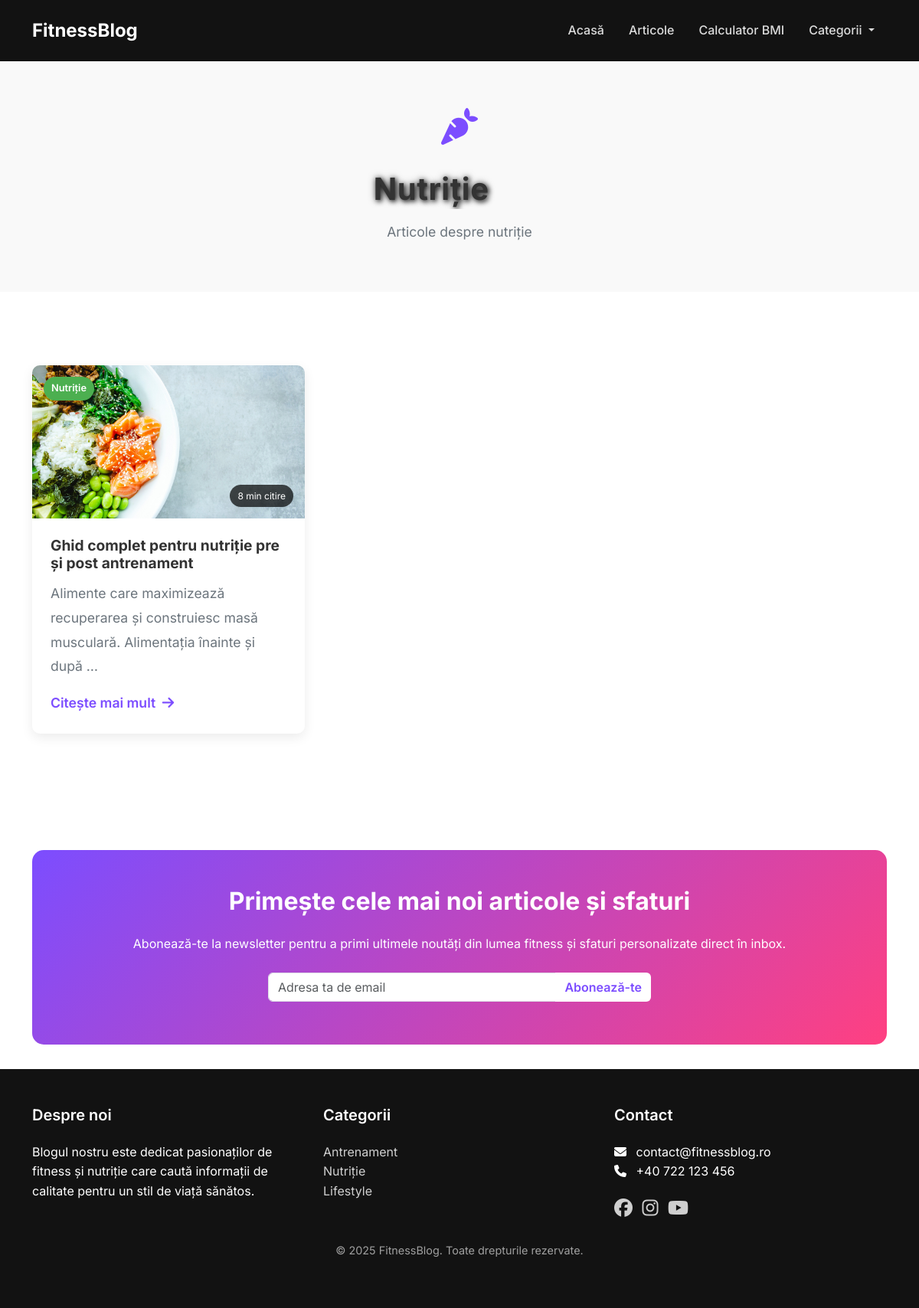
The page /categorie/nutritie/ on the database its author committed.
### blog/models.py (models this page shows, shortened)
class Category(models.Model):
    name = models.CharField(max_length=100)
    icon = models.CharField(max_length=50, blank=True, null=True)
    slug = models.SlugField(unique=True)
    description = models.TextField(blank=True, null=True)
    class Meta:
        verbose_name_plural = 'Categories'

class Article(models.Model):
    title = models.CharField(max_length=200)
    slug = models.SlugField(unique=True)
    content = models.TextField()
    featured_image = models.ImageField(upload_to='articles/')
    read_time = models.IntegerField(help_text="Timp de citire în minute")
    category = models.ForeignKey(Category, on_delete=models.CASCADE, related_name='articles')
    is_featured = models.BooleanField(default=False)
    created_at = models.DateTimeField(auto_now_add=True)
    updated_at = models.DateTimeField(auto_now=True)
    meta_description = models.TextField(blank=True, null=True)
    meta_keywords = models.CharField(max_length=255, blank=True, null=True)

### blog/views.py (the view)
# urls.py: path('categorie/<slug:slug>/', views.category_articles, name='category_articles'),
def category_articles(request, slug):
    category = get_object_or_404(Category, slug=slug)
    articles_list = category.articles.order_by('-created_at')
    paginator = Paginator(articles_list, 9)  # 9 articles per page
    page_number = request.GET.get('page')
    articles = paginator.get_page(page_number)
    adsense_locations = {
        ad.name: ad.ad_code for ad in AdSenseLocation.objects.filter(is_active=True)
    }
    context = {
        'category': category,
        'articles': articles,
        'adsense_locations': adsense_locations,
    }
    return render(request, 'blog/category_articles.html', context)

### blog/context_processors.py (called while the page is built)
def global_context(request):
    categories = Category.objects.all()
    adsense_locations = {
        ad.name: ad.ad_code for ad in AdSenseLocation.objects.filter(is_active=True)
    }
    return {
        'categories': categories,
        'adsense_locations': adsense_locations
    }

### templates/blog/category_articles.html (shortened to what this page needs)
{% extends 'blog/base.html' %}
{% load static %}
{% block content %}
<section class="category-header py-5">
    <div class="container">
        <div class="row">
            <div class="col-lg-8 mx-auto text-center">
                <div class="category-icon">
                    {% if category.icon %}
                    <i class="fas {{ category.icon }}"></i>
                    {% endif %}
                </div>
                <h1 class="category-title">{{ category.name }}</h1>
                {% if category.description %}
                <p class="category-description">{{ category.description }}</p>
                {% endif %}
            </div>
        </div>
    </div>
</section>
<section class="articles-grid-section py-5">
    <div class="container">
        <div class="row">
            {% for article in articles %}
            <div class="col-md-4 mb-4">
                <div class="article-card">
                    <div class="article-img">
                        <img src="{{ article.featured_image.url }}" alt="{{ article.title }}">
                        <div class="article-category {{ article.category.slug }}">{{ article.category.name }}</div>
                        <div class="article-time">{{ article.read_time }} min citire</div>
                    </div>
                    <div class="article-content">
                        <h3 class="article-title"><a href="{% url 'blog:article_detail' article.slug %}">{{ article.title }}</a></h3>
                        <p class="article-excerpt">{{ article.content|truncatechars:100 }}</p>
                        <a href="{% url 'blog:article_detail' article.slug %}" class="read-more">Citește mai mult <i class="fas fa-arrow-right ms-1"></i></a>
                    </div>
                </div>
            </div>
            {% empty %}
            <div class="col-12 text-center py-5">
                <p>Nu există articole în această categorie momentan.</p>
            </div>
            {% endfor %}
        </div>
    </div>
</section>
{% endblock %}

### templates/blog/base.html (shortened to what this page needs)
<!DOCTYPE html>
<html lang="ro">
<head>
    <link rel="stylesheet" href="https://cdnjs.cloudflare.com/ajax/libs/font-awesome/6.5.1/css/all.min.css">
    <link href="https://cdn.jsdelivr.net/npm/bootstrap@5.3.2/dist/css/bootstrap.min.css" rel="stylesheet">
    {% load static %}
    <link rel="stylesheet" href="{% static 'css/styles.css' %}">
</head>
<body>
    <header class="header">
        <nav class="navbar navbar-expand-lg navbar-dark">
            <div class="container">
                <a class="navbar-brand" href="{% url 'blog:home' %}">FitnessBlog</a>
                <div class="collapse navbar-collapse" id="navbarNav">
                    <ul class="navbar-nav ms-auto">
                        <li class="nav-item">
                            <a class="nav-link" href="{% url 'blog:home' %}">Acasă</a>
                        </li>
                        <li class="nav-item">
                            <a class="nav-link" href="{% url 'blog:all_articles' %}">Articole</a>
                        </li>
                        <li class="nav-item">
                            <a class="nav-link" href="{% url 'blog:bmi_calculator' %}">Calculator BMI</a>
                        </li>
                        <li class="nav-item dropdown">
                            <a class="nav-link dropdown-toggle" href="#" id="navbarDropdown" role="button" data-bs-toggle="dropdown" aria-expanded="false">
                                Categorii
                            </a>
                        </li>
                    </ul>
                </div>
            </div>
        </nav>
    </header>
    <main>
        {% block content %}{% endblock %}
    </main>
    <section class="newsletter-section">
        <div class="container">
            <div class="newsletter-container py-5 px-4">
                <div class="row">
                    <div class="col-lg-12 text-center">
                        <h2 class="section-title">Primește cele mai noi articole și sfaturi</h2>
                        <p class="mb-4">Abonează-te la newsletter pentru a primi ultimele noutăți din lumea fitness și sfaturi personalizate direct în inbox.</p>
                        <form id="newsletter-form" class="newsletter-form">
                            <div class="input-group">
                                <input type="email" class="form-control" id="email" name="email" placeholder="Adresa ta de email" required>
                                <button type="submit" class="btn subscribe-btn">Abonează-te</button>
                            </div>
                        </form>
                    </div>
                </div>
            </div>
        </div>
    </section>
    <footer class="footer py-5">
        <div class="container">
            <div class="row">
                <div class="col-md-4">
                    <h5>Despre noi</h5>
                    <p>Blogul nostru este dedicat pasionaților de fitness și nutriție care caută informații de calitate pentru un stil de viață sănătos.</p>
                </div>
                <div class="col-md-4">
                    <h5>Categorii</h5>
                    <ul class="list-unstyled">
                        {% for category in categories %}
                            <li><a href="{% url 'blog:category_articles' category.slug %}">{{ category.name }}</a></li>
                        {% endfor %}
                    </ul>
                </div>
                <div class="col-md-4">
                    <h5>Contact</h5>
                    <ul class="list-unstyled">
                        <li><i class="fas fa-envelope me-2"></i> contact@fitnessblog.ro</li>
                        <li><i class="fas fa-phone me-2"></i> +40 722 123 456</li>
                    </ul>
                    <div class="social-icons mt-3">
                        <a href="#" class="me-2"><i class="fab fa-facebook"></i></a>
                        <a href="#" class="me-2"><i class="fab fa-instagram"></i></a>
                        <a href="#" class="me-2"><i class="fab fa-youtube"></i></a>
                    </div>
                </div>
            </div>
            <div class="row mt-4">
                <div class="col-md-12 text-center">
                    <p class="copyright">© 2025 FitnessBlog. Toate drepturile rezervate.</p>
                </div>
            </div>
        </div>
    </footer>
</body>
</html>

### static/css/styles.css (style rules this page uses)
:root { --primary-color: #7c4dff; --primary-hover: #6a3ff5; --secondary-color: #ff4081; --secondary-hover: #f50057; --text-color: #333; --light-text: #fff; --dark-bg: #121212; --light-bg: #f9f9f9; --gray-color: #6c757d; --border-color: #e9ecef; --antrenament-color: #ff5722; --nutritie-color: #4caf50; --lifestyle-color: #2196f3; }
body { font-family: 'Inter', sans-serif; color: var(--text-color); line-height: 1.6; background-color: #fff; }
a { color: var(--primary-color); text-decoration: none; transition: all 0.3s ease; }
.section-title { font-weight: 700; margin-bottom: 1.5rem; }
.header { background-color: var(--dark-bg); }
.navbar-dark { padding: 1rem 0; }
.navbar-brand { font-weight: 700; font-size: 1.5rem; }
.navbar-dark .navbar-nav .nav-link { color: rgba(255, 255, 255, 0.85); font-weight: 500; padding: 0.5rem 1rem; }
.article-card { border-radius: 10px; overflow: hidden; box-shadow: 0 5px 15px rgba(0, 0, 0, 0.08); transition: all 0.3s ease; height: 100%; display: flex; flex-direction: column; background-color: white; }
.article-img { position: relative; height: 200px; }
.article-img img { width: 100%; height: 100%; object-fit: cover; }
.article-category { position: absolute; top: 15px; left: 15px; background-color: var(--primary-color); color: white; padding: 5px 10px; border-radius: 20px; font-size: 0.8rem; font-weight: 600; }
.article-category.nutritie { background-color: var(--nutritie-color); }
.article-time { position: absolute; bottom: 15px; right: 15px; background-color: rgba(0, 0, 0, 0.7); color: white; padding: 5px 10px; border-radius: 20px; font-size: 0.75rem; }
.article-content { padding: 1.5rem; flex: 1; display: flex; flex-direction: column; }
.article-title { font-size: 1.2rem; font-weight: 700; margin-bottom: 0.75rem; }
.article-title a { color: var(--text-color); }
.article-excerpt { color: var(--gray-color); margin-bottom: 1rem; flex-grow: 1; }
.read-more { font-weight: 600; color: var(--primary-color); margin-top: auto; }
.category-title { font-size: 1rem; font-weight: 700; margin-bottom: 0; text-shadow: 2px 2px 6px rgba(0, 0, 0, 0.9), 0 0 10px rgba(0, 0, 0, 0.5); line-height: 1.3; letter-spacing: 0.5px; max-width: 90%; display: -webkit-box; -webkit-line-clamp: 2; -webkit-box-orient: vertical; overflow: hidden; }
.newsletter-section { padding: 2rem 0; }
.newsletter-container { background: linear-gradient(135deg, var(--primary-color), var(--secondary-color)); border-radius: 15px; color: white; }
.newsletter-form { max-width: 500px; margin: 0 auto; }
.subscribe-btn { background-color: white; color: var(--primary-color); font-weight: 600; border: none; transition: all 0.3s ease; }
.footer { background-color: var(--dark-bg); color: white; }
.footer h5 { color: white; font-weight: 600; margin-bottom: 1.5rem; }
.footer a { color: rgba(255, 255, 255, 0.8); transition: all 0.3s ease; }
.footer .social-icons a { font-size: 1.5rem; margin-right: 1rem; }
.copyright { color: rgba(255, 255, 255, 0.6); font-size: 0.9rem; }
.article-content { font-size: 1.1rem; line-height: 1.8; }
.category-header, .page-header { background-color: var(--light-bg); padding: 3rem 0; }
.category-icon { font-size: 3rem; margin-bottom: 1rem; color: var(--primary-color); }
.category-title, .page-title { font-size: 2.5rem; font-weight: 700; margin-bottom: 1rem; }
.category-description, .page-description { color: var(--gray-color); font-size: 1.1rem; }

### rows shown on the page
Category: name "Nutriție", description "Articole despre nutriție"
Article: featured_image (placeholder picture), category.name "Nutriție", read_time "8", title "Ghid complet pentru nutriție pre și post antrenament", content "Alimente care maximizează recuperarea și construiesc masă musculară. Alimentația înainte și după …"
Category: name "Antrenament"
Category: name "Lifestyle"
